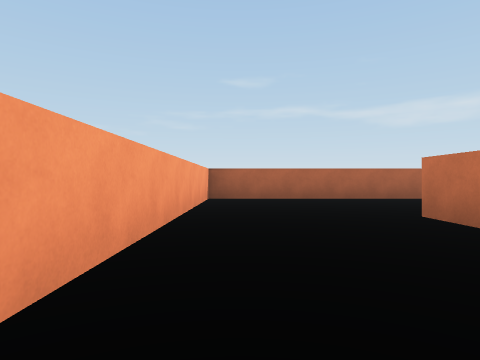
[1] (above)

16 first-person views from a walk through a scene from a Unity 3-D project. The camera is 0.31 m above the floor, looks level and sees 75° across. The floor is counted in squares, 1 m on a side. Each view is taken from the middle of a square. On the plan, view 1 faces up. The plan holds only what a view shows up to about 9 squares ahead; the rest is blank.

[2]
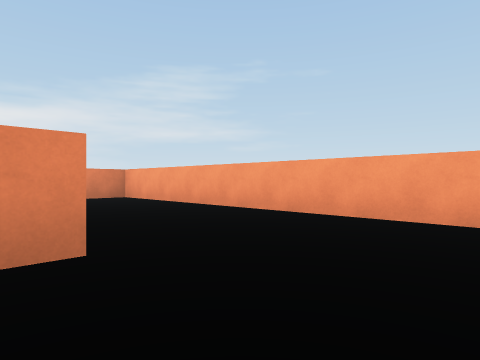

[3]
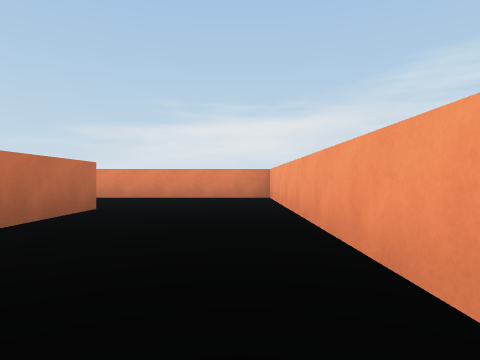

[4]
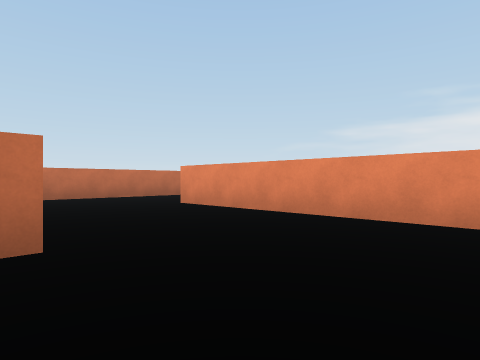

[5]
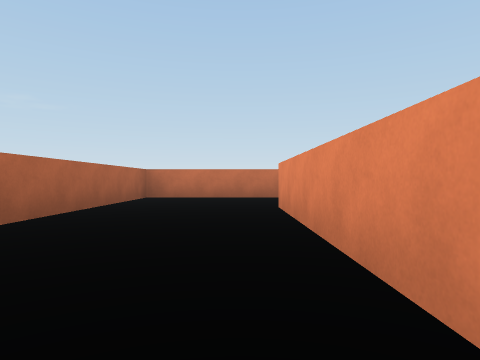

[6]
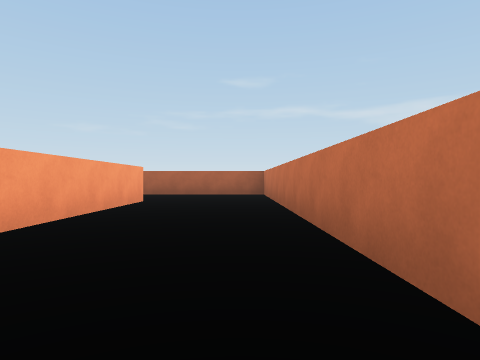

[7]
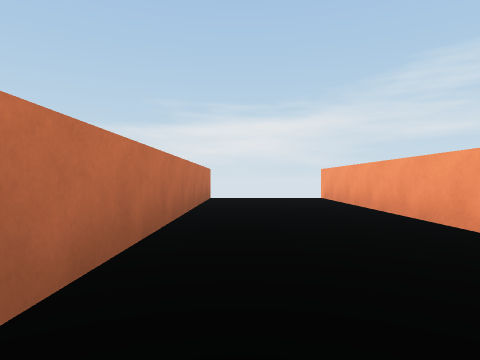

[8]
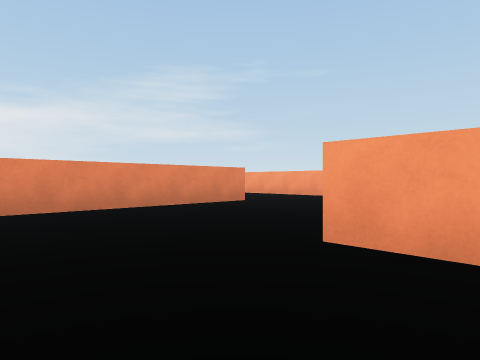

[9]
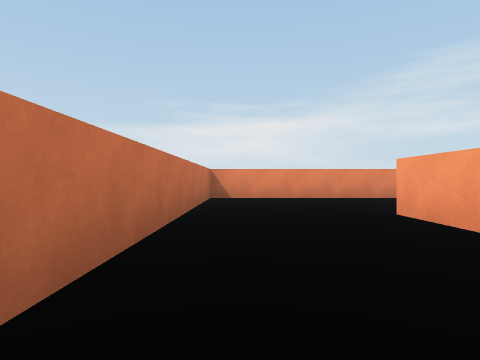

[10]
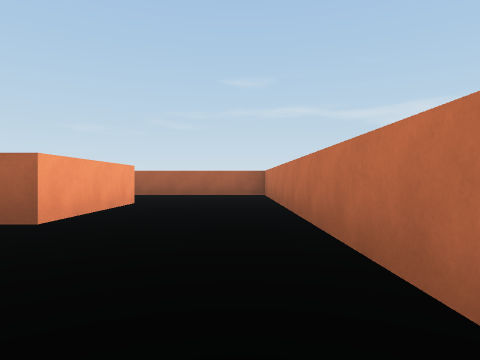

[11]
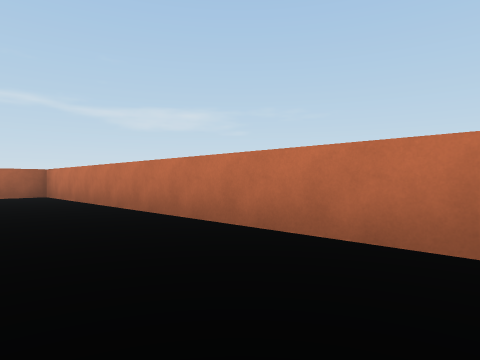

[12]
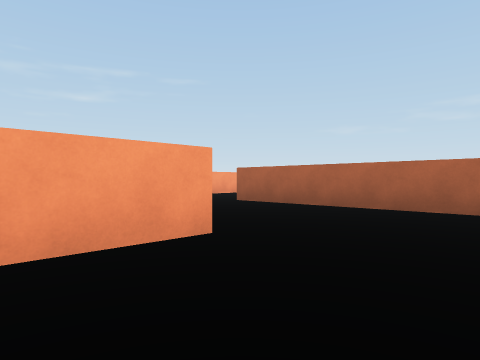

[13]
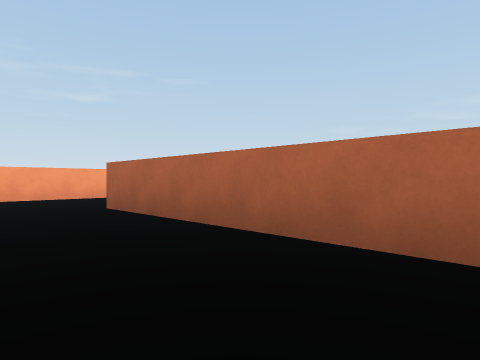

[14]
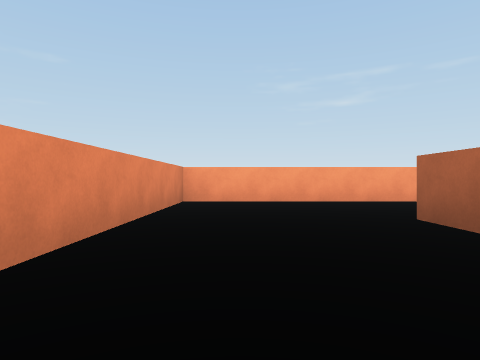

[15]
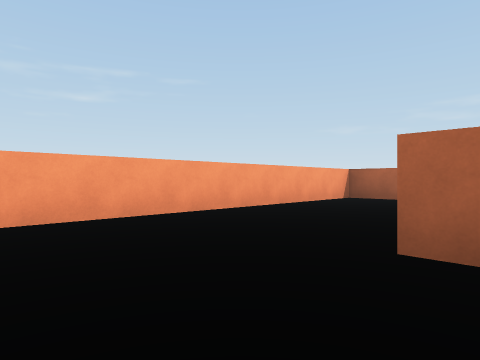

[16]
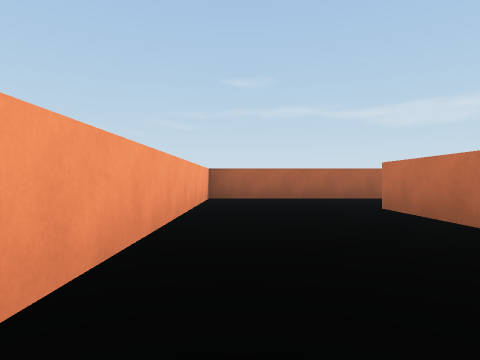

### Floor plan
Points are (right, up) in squares from view 1. A wall is a line through its corners. A room is listed if a view was taken in it or the views show most of it. See-through windows are left out.
Room 1 (views 1, 4, 5)
walls: (1.5, 0.6) (1.5, 2.7); (3.6, 0.6) (2.1, 0.6); (-0.5, 2.5) (-0.5, -1.4) (3.6, -1.4)
ways out: opening at (0.5, 1.5) to room 2; opening at (2.5, -0.5) to room 3
Room 2 (views 2, 3)
walls: (1.5, 2.7) (3.5, 2.7); (3.6, 5.2) (-0.5, 5.2) (-0.5, 2.5)
ways out: opening at (0.5, 1.5) to room 1; opening at (2.5, 3.5) to room 4
Room 3 (views 6, 7)
walls: (3.6, -1.4) (3.6, -6.5); (5.5, -6.4) (5.5, 0.6) (3.6, 0.6)
ways out: opening at (2.5, -0.5) to room 1
Room 4 (views 8, 9, 10, 11, 12, 13, 14)
walls: (3.6, 7.2) (3.6, 5.2); (3.5, 2.7) (5.5, 2.7) (5.5, 9.4) (3.5, 9.4)
ways out: opening at (2.5, 3.5) to room 2; opening at (2.5, 8.5) to room 5
Room 5 (views 15, 16)
walls: (1.5, 10) (1.5, 11.5); (3.5, 9.4) (1.5, 9.4); (-0.5, 11.4) (-0.5, 7.2) (3, 7.2)
ways out: opening at (2.5, 8.5) to room 4; opening at (0.5, 10.5)

Positions as (right, up) in squares from view 1, and headings:
1: (0, 0), facing up
2: (2, 4), facing down-left
3: (0, 4), facing down
4: (0, 1), facing down-right
5: (0, -1), facing right
6: (5, -6), facing up
7: (5, -1), facing down
8: (5, 6), facing down-left
9: (5, 8), facing down
10: (5, 3), facing up
11: (4, 3), facing up-right
12: (5, 6), facing up-left
13: (5, 8), facing up-left
14: (4, 8), facing left
15: (2, 8), facing up-left
16: (0, 8), facing up
